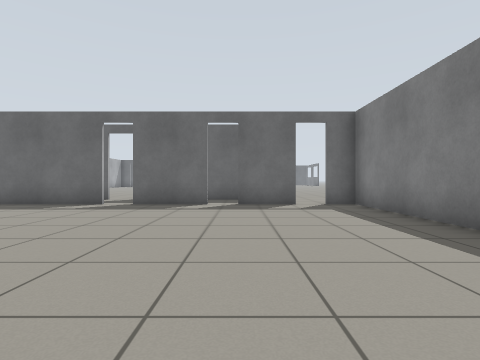
View 1 (above)

17 first-person views from a walk through a world built for the Gazebo simulator. The camera is 0.72 m above the floor, looks level and sees 80° across. The floor is counted in squares, 1 m on a side. Each view is taken from the middle of a square. On the plan, view 1 faces up. The plan holds only what a view shows up to about 10 squares ahead; the rest is blank.

View 2
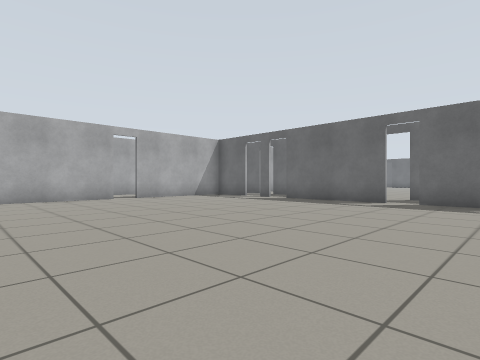

View 3
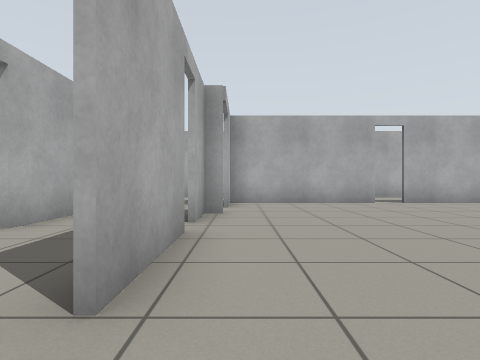

View 4
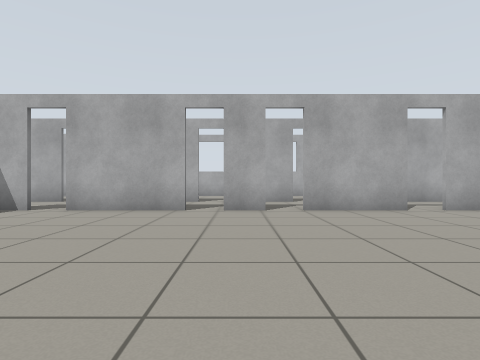

View 5
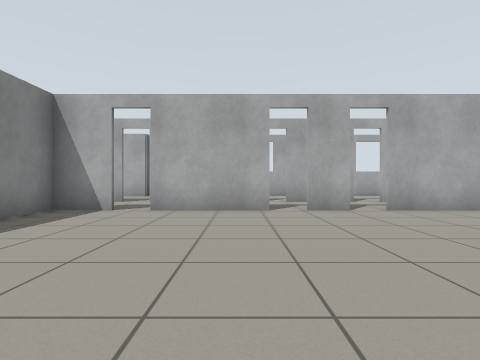

View 6
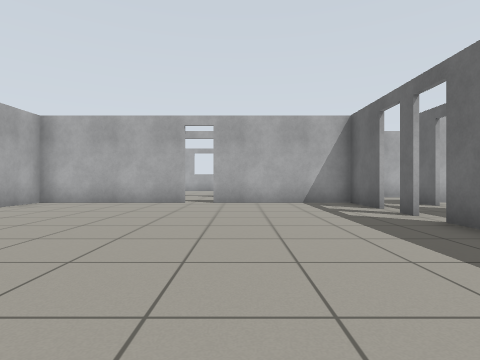

View 7
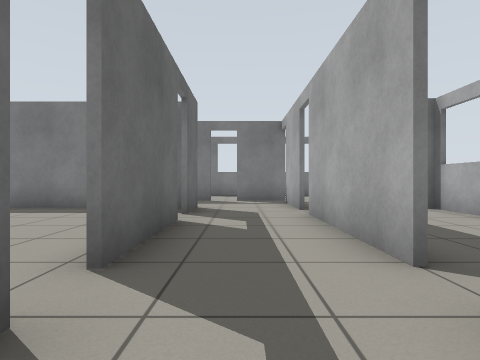

View 8
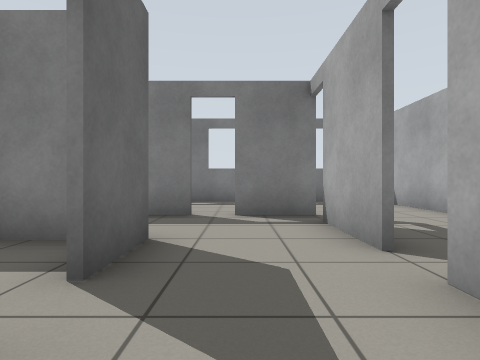

View 9
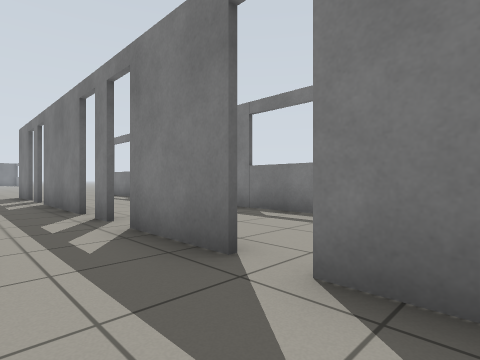

View 10
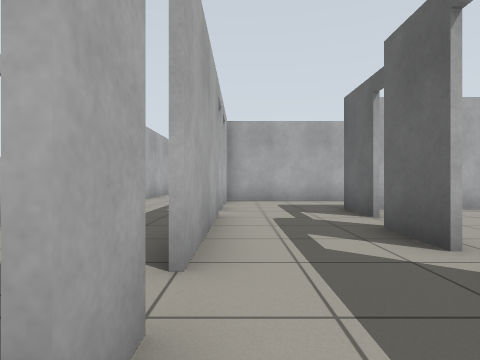

View 11
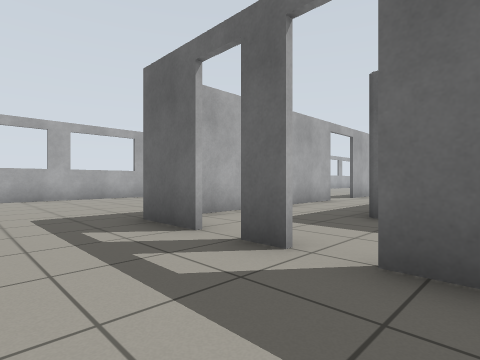

View 12
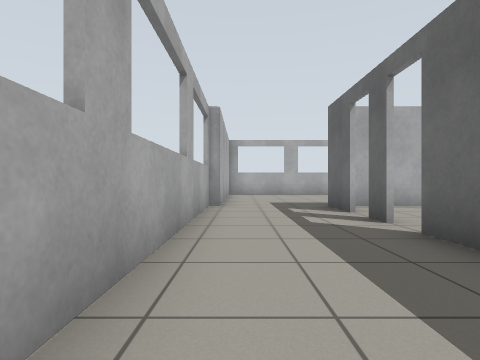

View 13
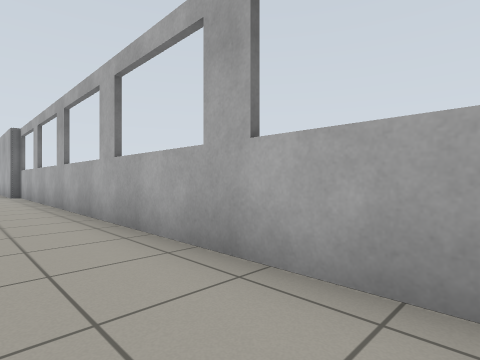

View 14
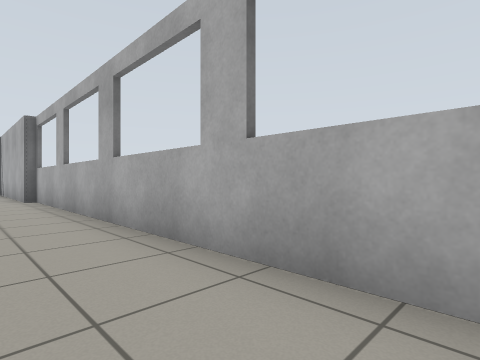

View 15
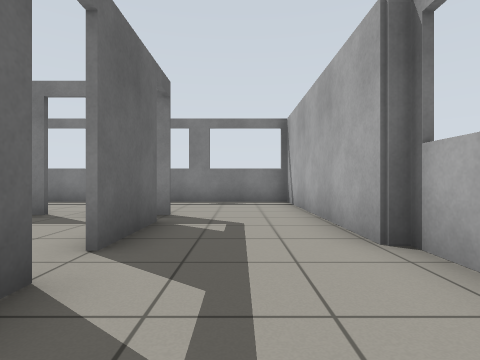

View 16
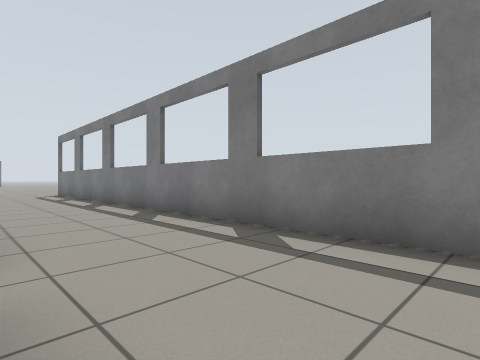

View 17
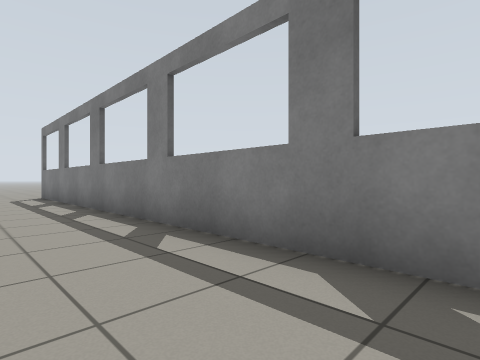

### Floor plan
Key: @ floor where view 1 was taken; # wall or solid block; x gap in a wall; . floor; = window, fence, low wall or low ledge; W window.
Columns run from 22 left of view 1 to 9 right of it. Each row starts with its distance up from view 1.
 12           #
 11           #.
 10           ##      #     ..
  9            ########. .. ..    .=
  8           # .     .##xx#.# .. .W
  7           #..............# .#..#
  6           #..............# .x..=
  5           #..............# .#..#
  4          .x..............# .#..W
  3         ..x..............# .#..=
  2        #..#..............# ....#
  1        #..#..............#.....W
  0        #..#...........@..#..x..=
 -1        #..##.............#..#..#
 -2        #.....#xx##.#.##xx#..x..W
 -3   ...  #....................x..=
 -4 W......#....................#..#
 -5 #......##.#x###.x.##.###xx#....W
 -6 =..............................=
 -7      ..........................#
 -8      ###==W==W==W==W#=W#=#######

Positions as (right, up) in squares from view 1, and headings:
1: (0, 0), facing up
2: (-1, -1), facing up-left
3: (-3, -1), facing left
4: (-3, 5), facing down
5: (-1, 5), facing down
6: (-3, 5), facing left
7: (-4, -3), facing right
8: (0, -3), facing right
9: (4, -4), facing up-right
10: (-5, -4), facing left
11: (-10, -7), facing up-left
12: (-7, -7), facing left
13: (-11, -6), facing down-right
14: (-8, -6), facing down-right
15: (0, -6), facing right
16: (6, -5), facing up-right
17: (7, -3), facing up-right
